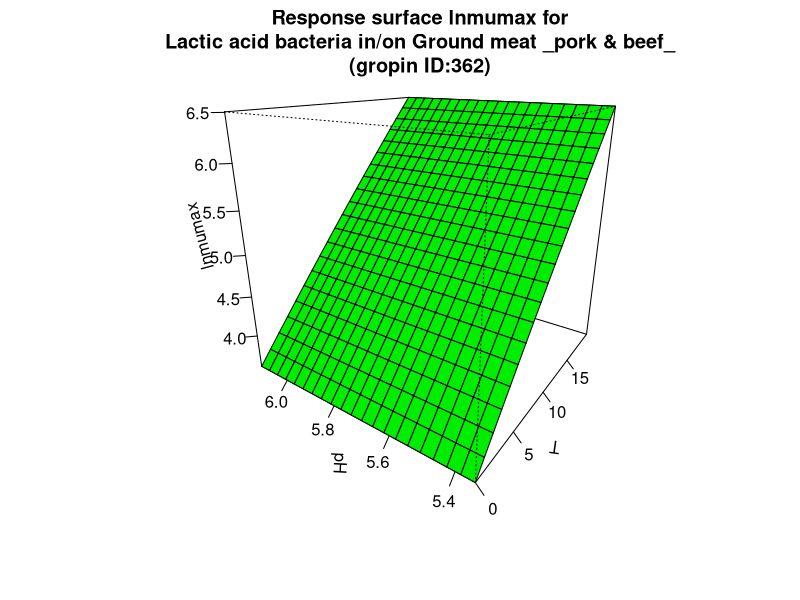

Generate this figure with R:
#############################
# start of Parameter script
#############################
T <- seq(0,19.98001998002,length.out=21)
pH <- seq(5.34534,6.12387612387612,length.out=21)
#############################
# end of Parameter script
#############################
############################# 
# start of Model script Gropin ID 362 
#############################
 
# constant coefficients for this model
lagref <- 36.2
dlag <- 0
Elag <- 97
 
variables <- data.frame(T,pH)
argumentsPar <- expand.grid(variables)
 
# heart of the model
response_surface <- function(T,pH) {
   mumax <-(log(lagref)-dlag*(5.7-pH)-(Elag/0.00831)*((1/(T+273))-(1/273)))

return(mumax=mumax)
} 

# output parameters
responseSurface <- cbind(argumentsPar,response_surface(argumentsPar['T'],argumentsPar['pH']))
colnames(responseSurface) <- c(colnames(argumentsPar),'lnmumax')
#############################
# End of Model script
#############################
############################# 
# start of Visualisation script Gropin ID 362 
#############################
persp(T,pH,matrix(unlist(responseSurface$'lnmumax'),nrow=21),col = 'green',xlab='T',ylab='pH',zlab='lnmumax',main='Response surface lnmumax for
Lactic acid bacteria in/on Ground meat _pork & beef_
(gropin ID:362)',theta=305,phi=20,shade=0.25,ticktype = 'detailed')
#############################
# End of Visualisation script
#############################
